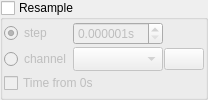
              <widget class="QGroupBox" name="resample_group">
               <property name="title">
                <string>Resample</string>
               </property>
               <property name="checkable">
                <bool>true</bool>
               </property>
               <property name="checked">
                <bool>false</bool>
               </property>
               <layout class="QGridLayout" name="gridLayout_21" columnstretch="0,1,0">
                <property name="leftMargin">
                 <number>1</number>
                </property>
                <property name="topMargin">
                 <number>1</number>
                </property>
                <property name="rightMargin">
                 <number>1</number>
                </property>
                <property name="bottomMargin">
                 <number>1</number>
                </property>
                <property name="spacing">
                 <number>1</number>
                </property>
                <item row="0" column="0">
                 <widget class="QRadioButton" name="raster_type_step">
                  <property name="text">
                   <string>step</string>
                  </property>
                  <property name="checked">
                   <bool>true</bool>
                  </property>
                 </widget>
                </item>
                <item row="0" column="1">
                 <widget class="QDoubleSpinBox" name="raster">
                  <property name="sizePolicy">
                   <sizepolicy hsizetype="Expanding" vsizetype="Fixed">
                    <horstretch>0</horstretch>
                    <verstretch>0</verstretch>
                   </sizepolicy>
                  </property>
                  <property name="minimumSize">
                   <size>
                    <width>0</width>
                    <height>0</height>
                   </size>
                  </property>
                  <property name="suffix">
                   <string>s</string>
                  </property>
                  <property name="decimals">
                   <number>6</number>
                  </property>
                  <property name="minimum">
                   <double>0.000001000000000</double>
                  </property>
                 </widget>
                </item>
                <item row="2" column="0">
                 <widget class="QRadioButton" name="raster_type_channel">
                  <property name="text">
                   <string>channel</string>
                  </property>
                 </widget>
                </item>
                <item row="2" column="1">
                 <widget class="QComboBox" name="raster_channel">
                  <property name="enabled">
                   <bool>false</bool>
                  </property>
                  <property name="insertPolicy">
                   <enum>QComboBox::InsertPolicy::InsertAtBottom</enum>
                  </property>
                  <property name="sizeAdjustPolicy">
                   <enum>QComboBox::SizeAdjustPolicy::AdjustToMinimumContentsLengthWithIcon</enum>
                  </property>
                 </widget>
                </item>
                <item row="2" column="2">
                 <widget class="QPushButton" name="raster_search_btn">
                  <property name="toolTip">
                   <string>Search raster channel</string>
                  </property>
                  <property name="text">
                   <string/>
                  </property>
                  <property name="icon">
                   <iconset resource="resource.qrc">
                    <normaloff>:/search.png</normaloff>:/search.png</iconset>
                  </property>
                 </widget>
                </item>
                <item row="3" column="0" colspan="3">
                 <widget class="QCheckBox" name="resample_time_from_zero">
                  <property name="text">
                   <string>Time from 0s</string>
                  </property>
                 </widget>
                </item>
               </layout>
              </widget>
